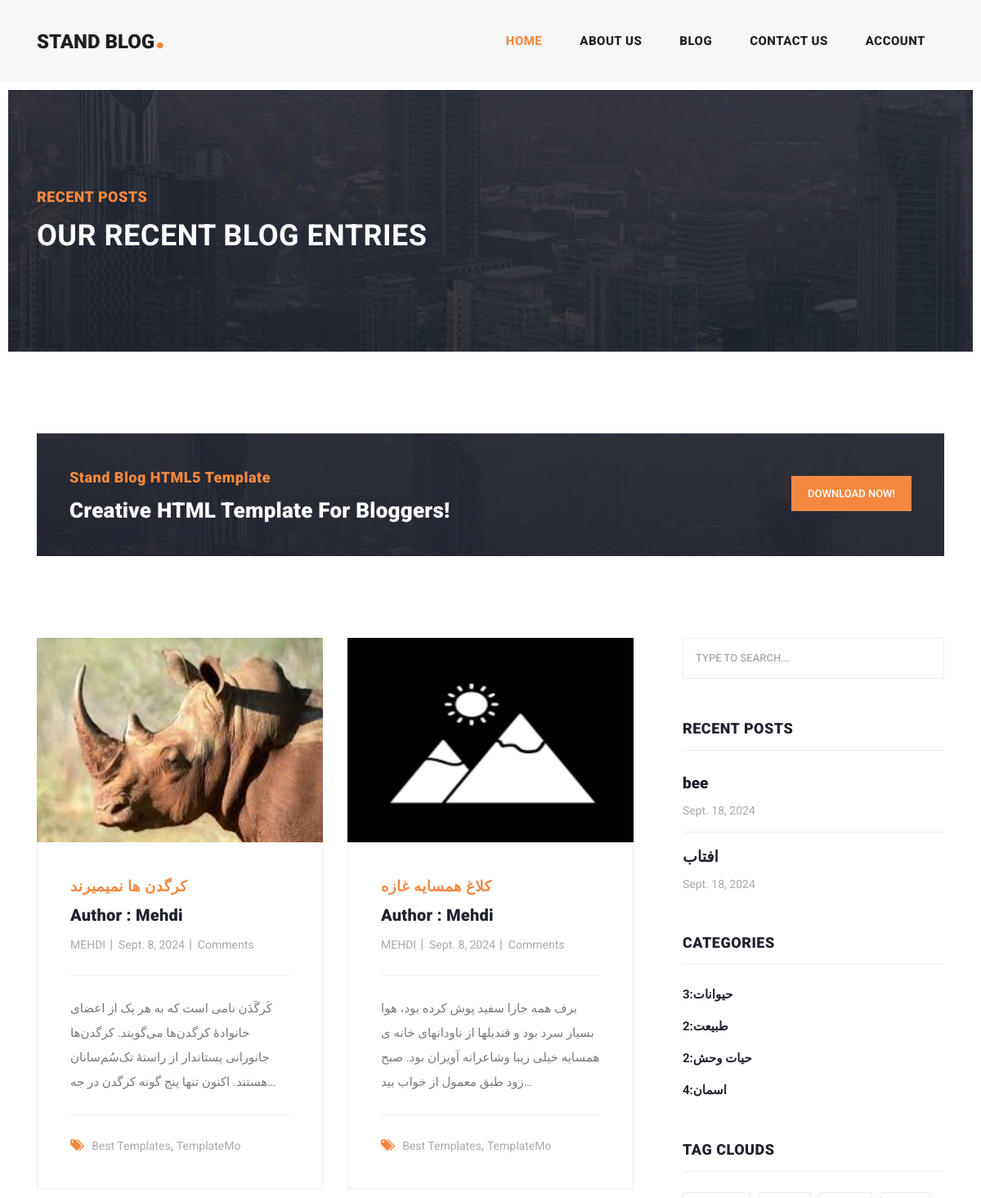
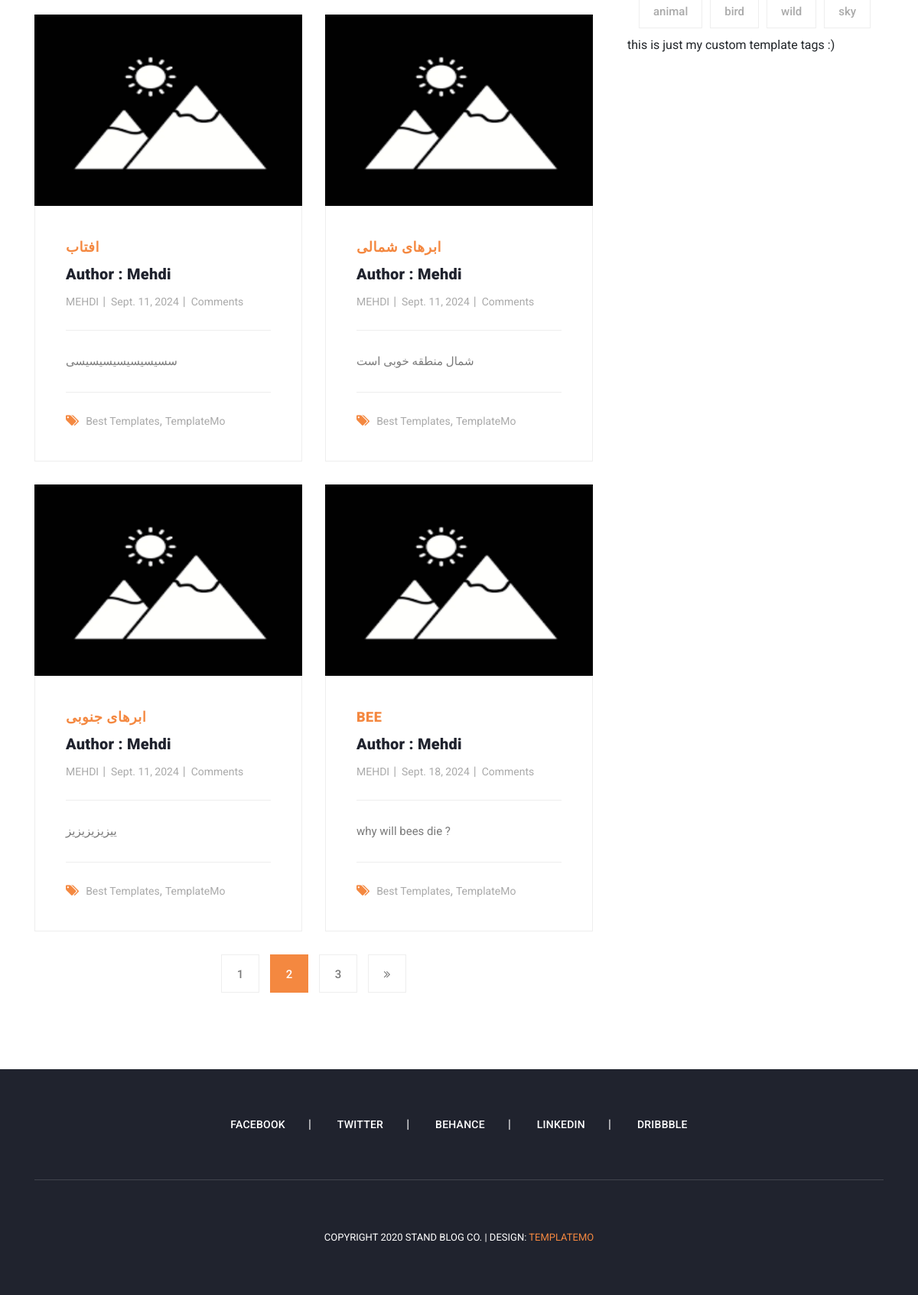
/blogs/posts/, run on the app's committed database (2 pictures, top to bottom).
### blogs/models.py (models this page shows, shortened)
class Post(models.Model):
  title=models.CharField(max_length=254)
  description=models.TextField()
  active=models.BooleanField(default=False)
  updated_time=models.DateField(auto_now=True)
  created_time=models.DateField(auto_now_add=True)
  author=models.ForeignKey(User,on_delete=models.CASCADE,null=True)
  image=models.ImageField(upload_to='blogs/images/',default="blogs/images/1.png")
  category=models.ManyToManyField("Category")
  breif_description=models.CharField(max_length=80,null=True,blank=True)
  tags = TaggableManager()
  class Meta:
    verbose_name="پست  "
    verbose_name_plural="پست ها "
    ordering=['created_time']

class Category(models.Model):
  title=models.CharField(max_length=80)
  def __str__(self):
    return self.title

### blogs/views.py (the view)
# urls.py: path('posts/',blog , name="blog"),
def blog(request,**kwargs):
  posts=Post.objects.filter(active=True)
  if kwargs.get('cat'):
    posts=posts.filter(category__title=kwargs['cat'])
  if kwargs.get('auth'):
   posts=posts.filter(author__username=kwargs['auth'])
  search=request.GET.get('q')
  if search:
     posts=posts.filter(Q(title__icontains=search) | Q(description__icontains=search))
  context={'posts':posts}
  return render(request,'blogs/blog.html', context)

### blogs/templatetags/blogs_tags.py (called while the page is built)
@register.simple_tag
def mycustom_tag():
  return "this is just my custom template tags :) "

@register.filter
def upper(value):
  return value.upper()

@register.inclusion_tag('blogs/includes/blog-recent.html')
def recent_post():
  posts=Post.objects.filter(active=True).order_by('-created_time')[:2]
  return {'posts':posts}

@register.inclusion_tag('blogs/includes/blog-categories.html')
def categories():
  categories=Category.objects.all()
  posts=Post.objects.filter(active=True)
  categories_count={}
  for cat in categories:
    categories_count[cat]=posts.filter(category__title=cat).count()
  return {'categories_count':categories_count}

@register.inclusion_tag('blogs/includes/blog-tags.html')
def tag_post():
  tags=Tag.objects.all()
  return {'tags':tags}

### templates/blogs/blog.html (shortened to what this page needs)
{% extends "base.html" %}
{% load static %}
{% load blogs_tags %}
{% block content %}
<div class="heading-page header-text">
  <section class="page-heading">
    <div class="container">
      <div class="row">
        <div class="col-lg-12">
          <div class="text-content">
            <h4>Recent Posts</h4>
            <h2>Our Recent Blog Entries</h2>
          </div>
        </div>
      </div>
    </div>
  </section>
</div>
<section class="call-to-action">
  <div class="container">
    <div class="row">
      <div class="col-lg-12">
        <div class="main-content">
          <div class="row">
            <div class="col-lg-8">
              <span>Stand Blog HTML5 Template</span>
              <h4>Creative HTML Template For Bloggers!</h4>
            </div>
            <div class="col-lg-4">
              <div class="main-button">
                <a
                  href="https://templatemo.com/tm-551-stand-blog"
                  target="_parent"
                  >Download Now!</a
                >
              </div>
            </div>
          </div>
        </div>
      </div>
    </div>
  </div>
</section>
<section class="blog-posts grid-system">
  <div class="container">
    <div class="row">
      <div class="col-lg-8">
        <div class="all-blog-posts">
          <div class="row">
            {% for post in posts %}
            <div class="col-lg-6">
              <div class="blog-post">
                <div class="blog-thumb">
                  <img style="200;height:250px" src="{{post.image.url}}" alt="" />
                </div>
                <div class="down-content">
                  <span>{{post.title}}</span>
                  <a href="{% url "blogs:author" auth=post.author %}"
                    ><h4>author : {{post.author}}</h4></a
                  >
                  <ul class="post-info">
                    <li><a href="#">{{post.author.first_name|upper }}</a></li>
                    <li><a href="#">{{post.created_time}}</a></li>
                    <li><a href="#">Comments</a></li>
                  </ul>
                 <a href="{% url "blogs:post-details" num=post.id %}"><p>{{post.description | truncatechars:150}}</p></a>
                  <div class="post-options">
                    <div class="row">
                      <div class="col-lg-12">
                        <ul class="post-tags">
                          <li><i class="fa fa-tags"></i></li>
                          <li><a href="#">Best Templates</a>,</li>
                          <li><a href="#">TemplateMo</a></li>
                        </ul>
                      </div>
                    </div>
                  </div>
                </div>
              </div>
            </div>
            {% endfor %}
            <div class="col-lg-12">
              <ul class="page-numbers">
                <li><a href="#">1</a></li>
                <li class="active"><a href="#">2</a></li>
                <li><a href="#">3</a></li>
                <li>
                  <a href="#"><i class="fa fa-angle-double-right"></i></a>
                </li>
              </ul>
            </div>
          </div>
        </div>
      </div>
      <div class="col-lg-4">
        <div class="sidebar">
          <div class="row">
          {% include "blogs/includes/blog-search.html" %}
          {% recent_post %}
          {% categories %}
          {% tag_post %}
            {% mycustom_tag %}
          </div>
        </div>
      </div>
    </div>
  </div>
</section>
{% endblock content %}

### templates/base.html (shortened to what this page needs)
{% load static %}
<!DOCTYPE html>
<html lang="en">
  <head>
    <link href="{% static "vendor/bootstrap/css/bootstrap.min.css" %}" rel="stylesheet">
    <link rel="stylesheet" href="{% static "css/fontawesome.css" %}">
    <link rel="stylesheet" href="{% static "css/templatemo-stand-blog.css" %}">
    <link rel="stylesheet" href="{% static "css/owl.css" %}">
    <link href="{% static 'vendor/toastify/toastify.css' %}" rel="stylesheet">
  </head>
  <body>
    <header class="">
      <nav class="navbar navbar-expand-lg">
        <div class="container">
          <a class="navbar-brand" href="index.html"><h2>Stand Blog<em>.</em></h2></a>
          <div class="collapse navbar-collapse" id="navbarResponsive">
            <ul class="navbar-nav ml-auto">
              <li class="nav-item active">
                <a class="nav-link" href="{% url "website:home" %}">Home
                </a>
              </li>
              <li class="nav-item">
                <a class="nav-link" href="{% url "website:about" %}">About Us</a>
              </li>
              <li class="nav-item">
                <a class="nav-link" href="{% url "blogs:blog" %}">Blog</a>
              </li>
              <li class="nav-item">
                <a class="nav-link" href="{% url "website:contact" %}">Contact Us</a>
              </li>
              <li class="nav-item">
                <a class="nav-link" href="{% url "accounts:login" %}">account</a>
              </li>
            </ul>
          </div>
        </div>
      </nav>
    </header>
    {% block content %}{% endblock content %}
    <footer>
      <div class="container">
        <div class="row">
          <div class="col-lg-12">
            <ul class="social-icons">
              <li><a href="#">Facebook</a></li>
              <li><a href="#">Twitter</a></li>
              <li><a href="#">Behance</a></li>
              <li><a href="#">Linkedin</a></li>
              <li><a href="#">Dribbble</a></li>
            </ul>
          </div>
          <div class="col-lg-12">
            <div class="copyright-text">
              <p>Copyright 2020 Stand Blog Co.
                 | Design: <a rel="nofollow" href="https://templatemo.com" target="_parent">TemplateMo</a></p>
            </div>
          </div>
        </div>
      </div>
    </footer>
  </body>
</html>

### templates/blogs/includes/blog-search.html
<div class="col-lg-12">
  <div class="sidebar-item search">
    <form id="search_form"  method="GET" action="{% url "blogs:blog" %}">
      <input
        type="text"
        name="q"
        class="searchText"
        placeholder="type to search..."
        autocomplete="on"
      />
    </form>
  </div>
</div>

### templates/blogs/includes/blog-recent.html
{% load humanize %}
<div class="col-lg-12">
  <div class="sidebar-item recent-posts">
    <div class="sidebar-heading">
      <h2>Recent Posts</h2>
    </div>
    <div class="content">
      <ul>
        {% for post in posts %}
        <li>
          <a href="post-details.html">
            <h5>{{post.title}}</h5>
            <span>{{post.updated_time |naturalday }}</span>
          </a>
        </li>
        {% endfor %}
      </ul>
    </div>
  </div>
</div>

### templates/blogs/includes/blog-categories.html
{% load blogs_tags %}
<div class="col-lg-12">
  <div class="sidebar-item categories">
    <div class="sidebar-heading">
      <h2>Categories</h2>
    </div>
    <div class="content">
      <ul>
        {% for cat,num in categories_count.items %}
        <li><a dir="left" href="{% url "blogs:category" cat=cat.title %}">{{cat}}:{{num}}</a></li>
        {% endfor %}
      </ul>
    </div>
  </div>
</div>

### templates/blogs/includes/blog-tags.html
{% load blogs_tags %}
<div class="col-lg-12">
  <div class="sidebar-item tags">
    <div class="sidebar-heading">
      <h2>Tag Clouds</h2>
    </div>
    <div class="content">
      <ul>
        {% for tag in tags  %}
        <li><a href="#">{{tag.name}}</a></li>
        {% endfor %}
      </ul>
    </div>
  </div>
</div>

### data on the page
Post: image (picture), title "کرگدن ها نمیمیرند", author "Mehdi", author.first_name "MEHDI", created_time "Sept. 8, 2024", description "کَرگَدَن نامی است که به هر یک از اعضای خانوادهٔ کرگدن‌ها می‌گویند. کرگدن‌ها جانورانی پستاندار از راستهٔ تک‌سُم‌سانان هستند. اکنون تنها پنج گونه کرگدن در جه…"
Post: image (picture), title "کلاغ همسایه غازه", author "Mehdi", author.first_name "MEHDI", created_time "Sept. 8, 2024", description "برف همه جارا سفید پوش کرده بود، هوا بسیار سرد بود و قندیلها از ناودانهای خانه ی همسایه خیلی زیبا وشاعرانه آویزان بود. صبح زود طبق معمول از خواب بید…"
Post: image (picture), title "افتاب", author "Mehdi", author.first_name "MEHDI", created_time "Sept. 11, 2024", description "سسیسیسیسیسیسیسی", updated_time "Sept. 18, 2024"
Post: image (picture), title "ابرهای شمالی", author "Mehdi", author.first_name "MEHDI", created_time "Sept. 11, 2024", description "شمال منطقه خوبی است"
Post: image (picture), title "ابرهای جنوبی", author "Mehdi", author.first_name "MEHDI", created_time "Sept. 11, 2024", description "ییزیزیزیزیز"
Post: image (picture), title "BEE", author "Mehdi", author.first_name "MEHDI", created_time "Sept. 18, 2024", description "why will bees die ?", title "bee", updated_time "Sept. 18, 2024"
Category: title "حیوانات", num "3"
Category: title "طبیعت", id "2"
Category: title "حیات وحش", num "2"
Category: title "اسمان", id "4"
Tag: name "animal"
Tag: name "bird"
Tag: name "wild"
Tag: name "sky"
